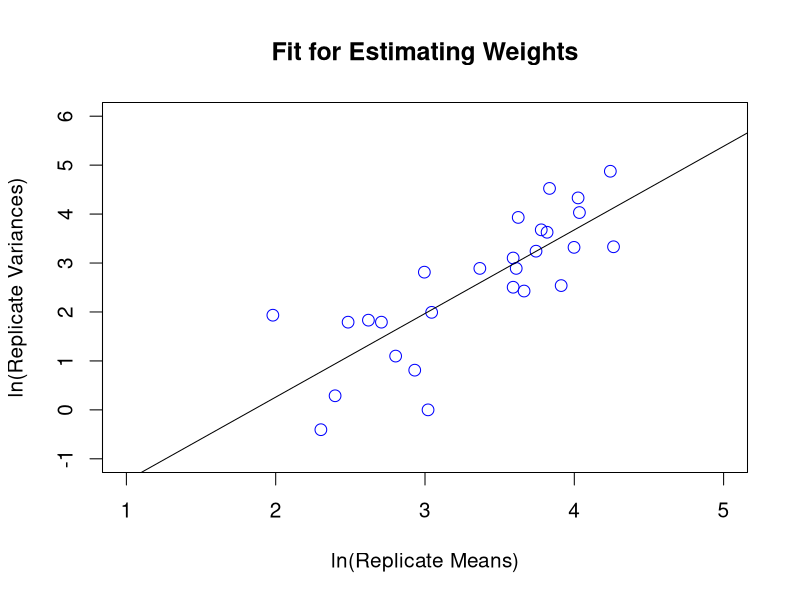
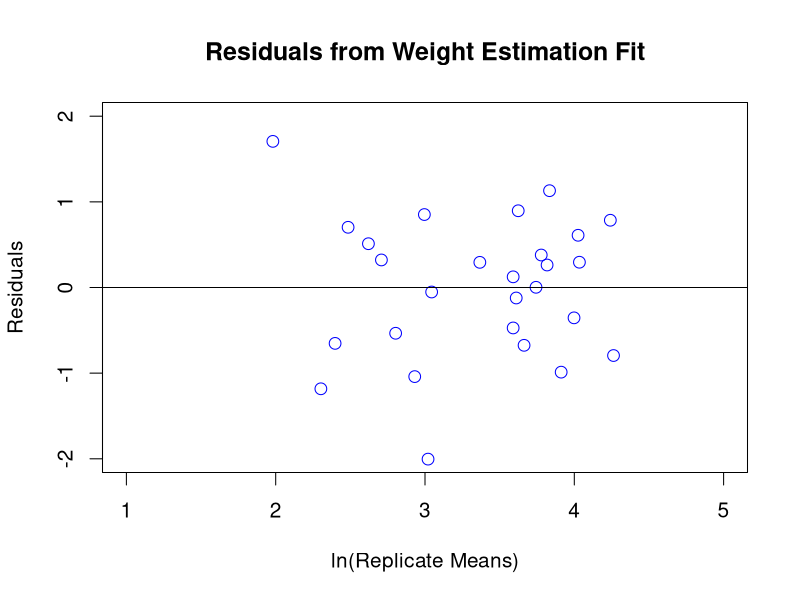
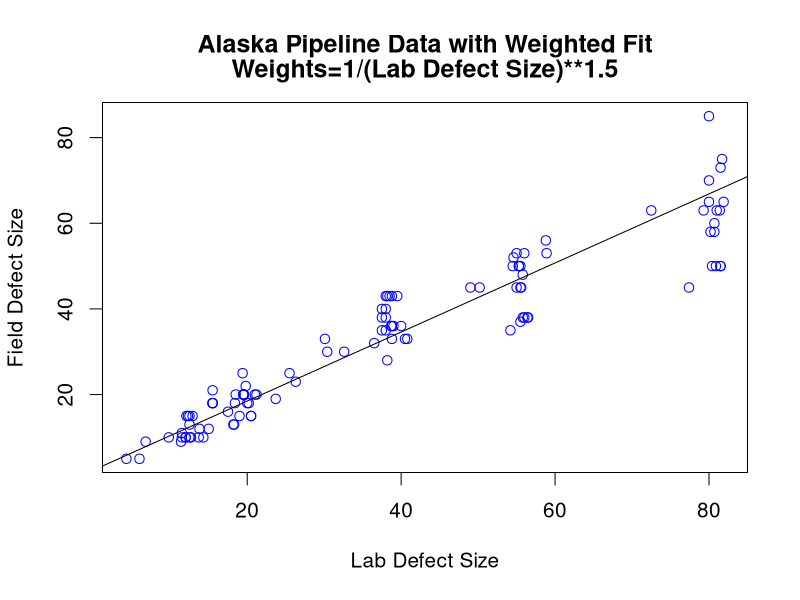
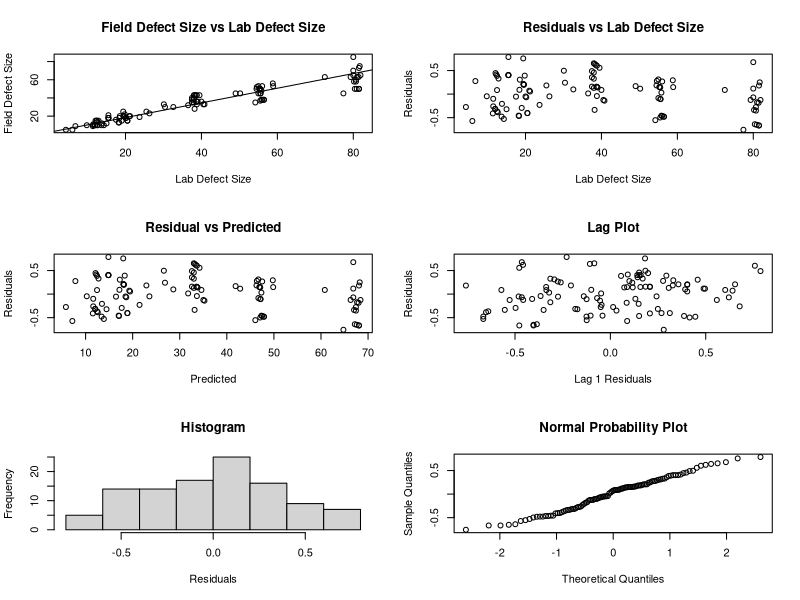
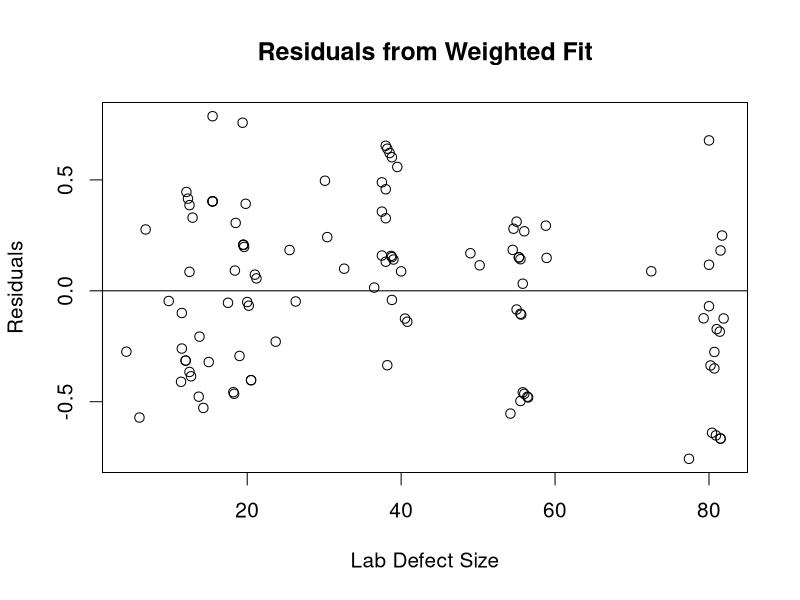

Here is the R script that generated these plots, in order:
######################################################################
##
## regression-4.6.2.5.R
##
## AUTHOR:       Jolene Splett
## MODIFICATION: 2007 Apr 19
## HANDBOOK:     4.6.2.5. Weighting to Improve Fit   
## http://www.itl.nist.gov/div898/handbook/pmd/section6/pmd625.htm

######################################################################
##
## LEFT SIDE BAR:  Weighting

## Another approach when the assumption of constant standard deviation 
## of the errors (i.e. homogeneous variances) is violated is to perform 
## a <weighted fit 4.1.4.3>. In a weighted fit, we give less weight to 
## the less precise measurements and more weight to more precise 
## measurements when estimating the unknown parameters in the model.

## Create vector with dependent variable, field defect size
fdef = c(18,38,15,20,18,36,20,43,45,65,43,38,33,10,50,10,50,15,53,60,18,
         38,15,20,18,36,20,43,45,65,43,38,33,10,50,10,50,15,53,15,37,15,
         18,11,35,20,40,50,36,50,38,10,75,10,85,13,50,58,58,48,12,63,10,
         63,13,28,35,63,13,45,9,20,18,35,20,38,50,70,40,21,19,10,33,16,5,
         32,23,30,45,33,25,12,53,36,5,63,43,25,73,45,52,9,30,22,56,15,45)

## Create vector with independent variable, lab defect size
ldef = c(20.2,56.0,12.5,21.2,15.5,39.0,21.0,38.2,55.6,81.9,39.5,56.4,40.5,
         14.3,81.5,13.7,81.5,20.5,56.0,80.7,20.0,56.5,12.1,19.6,15.5,38.8,
         19.5,38.0,55.0,80.0,38.5,55.8,38.8,12.5,80.4,12.7,80.9,20.5,55.0,
         19.0,55.5,12.3,18.4,11.5,38.0,18.5,38.0,55.3,38.7,54.5,38.0,12.0,
         81.7,11.5,80.0,18.3,55.3,80.2,80.7,55.8,15.0,81.0,12.0,81.4,12.5,
         38.2,54.2,79.3,18.2,55.5,11.4,19.5,15.5,37.5,19.5,37.5,55.5,80.0,
         37.5,15.5,23.7,9.8,40.8,17.5,4.3,36.5,26.3,30.4,50.2,30.1,25.5,
         13.8,58.9,40.0,6.0,72.5,38.8,19.4,81.5,77.4,54.6,6.8,32.6,19.8,
         58.8,12.9,49.0)

## Determine number of observations
len = length(fdef)

######################################################################
##
## LEFT SIDE BAR:  Fit for Estimating Weights

## For the pipeline data, we chose <approximate replicate groups 4.4.5.2> 
## so that each group has four observations (the last group only has 
## three). This was done by first sorting the data by the predictor 
## variable and then taking four points in succession to form each 
## replicate group.

## Using the <power function model 4.4.5.2> with the data for estimating 
## the weights, we generated the following output using R for the fit of 
## ln(variances) against ln(means) for the replicate groups. The 
## output has been edited slightly for display. 

## Determine replicate groups
df = data.frame(ldef,fdef)
df = df[order(ldef),]
id = rep(1:27,each=4)
id = id[1:length(ldef)]
dfid = data.frame(id,df)

m = by(dfid$fdef,id,mean)
s2 = by(dfid$fdef,id,var)
mfdef = as.vector(m)
vfdef = as.vector(s2)
lnmfdef = log(mfdef)
lnvfdef = log(vfdef)

## Fit power function model
out2 = lm(lnvfdef~lnmfdef)
summary(out2)

##> Call:
##> lm(formula = lnvfdef ~ lnmfdef)

##> Residuals:
##>     Min      1Q  Median      3Q     Max 
##> -2.0038 -0.5934  0.1245  0.5605  1.7062 

##> Coefficients:
##>             Estimate Std. Error t value Pr(>|t|)    
##> (Intercept)  -3.1573     0.8696  -3.631  0.00127 ** 
##> lnmfdef       1.7087     0.2552   6.694 5.14e-07 ***
##> ---
##> Signif. codes:  0 '***' 0.001 '**' 0.01 '*' 0.05 '.' 0.1 ' ' 1 

##> Residual standard error: 0.8391 on 25 degrees of freedom
##> Multiple R-Squared: 0.6419,     Adjusted R-squared: 0.6276 
##> F-statistic: 44.82 on 1 and 25 DF,  p-value: 5.143e-07 

## Plot power function model with power function
par(mfrow=c(1,1),cex=1.25,ask=T)
plot(lnmfdef,lnvfdef,xlim=c(1,5),ylim=c(-1,6),
     ylab="ln(Replicate Variances)", xlab="ln(Replicate Means)",
     main="Fit for Estimating Weights", cex=1.25, col="blue")
abline(reg=out2)

## The fit output and plot from the replicate variances against the 
## replicate means shows that the a linear fit provides a reasonable 
## fit with an estimated slope of 1.69. Note that this data set has 
## a small number of replicates, so you may get a slightly different 
## estimate for the slope. For example, S-PLUS generated a slope 
## estimate of 1.52. This is caused by the sorting of the predictor 
## variable (i.e., where we have actual replicates in the data, 
## different sorting algorithms may put some observations in different 
## replicate groups). In practice, any value for the slope, which will 
## be used as the <exponent in the weight function 4.4.5.2>, in the 
## range 1.5 to 2.0 is probably reasonable and should produce comparable 
## results for the weighted fit.

## We used an estimate of 1.5 for the exponent in the weighting function. 

######################################################################
##
## LEFT SIDE BAR:  Residual Plot for Weight Function

## Plot residuals from power function model
par(mfrow=c(1,1),cex=1.25,ask=T)
plot(lnmfdef,out2$residuals, main="Residuals from Weight Estimation Fit",
     ylab="Residuals", xlab="ln(Replicate Means)",ylim=c(-2,2),
     xlim=c(1,5), cex=1.25, col="blue")
abline(h=0)

## The residual plot from the fit to determine an appropriate weighting 
## function reveals no obvious problems.

######################################################################
##
## LEFT SIDE BAR:  Numerical Output from Weighted Fit

## Weighted regression analysis
w = 1/(ldef**1.5)
outw = lm(fdef~ldef,weight=w)
summary(outw)
wresid = weighted.residuals(outw)

##> Call:
##> lm(formula = fdef ~ ldef, weights = w)

##> Residuals:
##>      Min       1Q   Median       3Q      Max 
##> -0.75742 -0.30420  0.07279  0.25865  0.78715 

##> Coefficients:
##>             Estimate Std. Error t value Pr(>|t|)    
##> (Intercept)  2.35234    0.54312   4.331  3.4e-05 ***
##> ldef         0.80636    0.02265  35.595  < 2e-16 ***
##> ---
##> Signif. codes:  0 '***' 0.001 '**' 0.01 '*' 0.05 '.' 0.1 ' ' 1 

##> Residual standard error: 0.3646 on 105 degrees of freedom
##> Multiple R-Squared: 0.9235,     Adjusted R-squared: 0.9227 
##> F-statistic:  1267 on 1 and 105 DF,  p-value: < 2.2e-16 

## R generated the following output for the weighted fit of the 
## model that relates the field measurements to the lab measurements.

## This output shows a slope of 0.81 and an intercept term of 2.35. 
## This is compared to a slope of 0.73 and an intercept of 4.99 in 
## the <original model 4.6.2.3>.

######################################################################
##
## LEFT SIDE BAR:  Plot of Predicted Values

## Plot data with overlaid weighted regression function
par(mfrow=c(1,1),cex=1.25,ask=T)
plot(ldef,fdef,ylab="Field Defect Size", xlab="Lab Defect Size",
     col="blue")
abline(reg=outw)
title("Alaska Pipeline Data with Weighted Fit",line=2)
title("Weights=1/(Lab Defect Size)**1.5",line=1)

## The plot of the predicted values with the data indicates a good fit.

######################################################################
##
## LEFT SIDE BAR:  Diagnostic Plots of Weighted Residuals

## Residual 6-plot
par(mfrow=c(3,2),ask=T)
plot(ldef,fdef,xlab="Lab Defect Size",
     ylab="Field Defect Size",main="Field Defect Size vs Lab Defect Size")
abline(reg=outw)
plot(ldef,wresid,ylab="Residuals",xlab="Lab Defect Size",
     main="Residuals vs Lab Defect Size")
plot(outw$fitted.values,wresid,ylab="Residuals",xlab="Predicted",
     main="Residual vs Predicted")
plot(wresid[2:len],wresid[1:len-1],ylab="Residuals",
     xlab="Lag 1 Residuals",main="Lag Plot")
hist(wresid,ylab="Frequency",xlab="Residuals",main="Histogram")
qqnorm(wresid,main="Normal Probability Plot")

## We need to verify that the weighting did not result in the other 
## regression assumptions being violated. A 6-plot, after weighting 
## the residuals, indicates that the regression assumptions are 
## satisfied.

######################################################################
##
## LEFT SIDE BAR:  Plot of Weighted Residuals vs Lab Defect Size

## Plot weighted residuals versus lab defect size
par(mfrow=c(1,1),cex=1.25,ask=T)
plot(ldef,wresid,ylab="Residuals",xlab="Lab Defect Size",
     main="Residuals from Weighted Fit")
abline(h=0)

## In order to check the assumption of homogeneous variances for the 
## errors in more detail, we generate a full sized plot of the weighted 
## residuals versus the predictor variable. This plot suggests that 
## the errors now have homogeneous variances.

######################################################################
## ================================================================ ##
######################################################################
